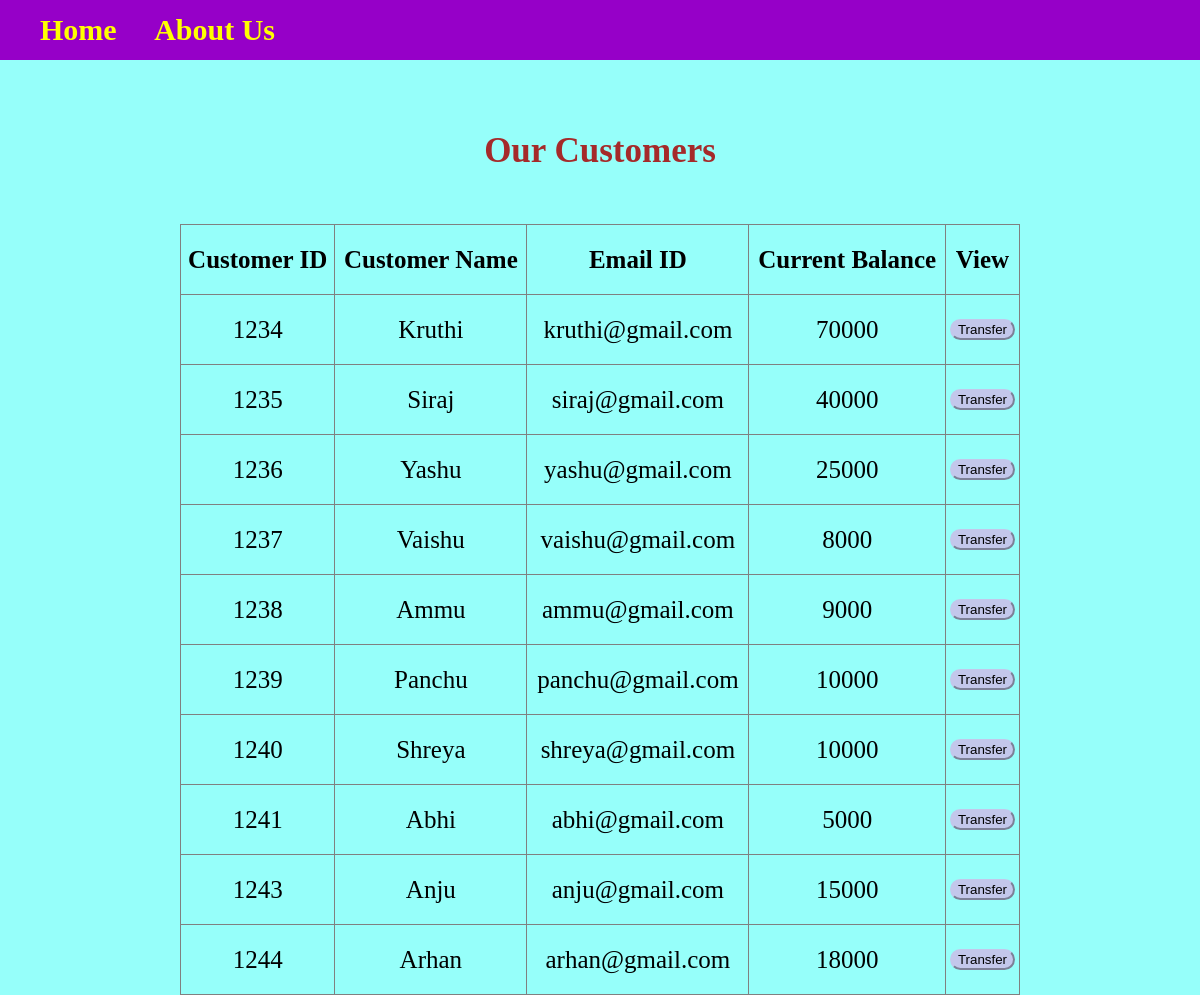
/transfer.php, run on the app's committed database.
### tables this page shows
CREATE TABLE `customers` (
  `customer_id` int(11),
  `name` varchar(30) NOT NULL,
  `email` varchar(50) NOT NULL,
  `current_balance` int(11) NOT NULL
);

### db_connection.php (called while the page is built, shortened)
<?php
$username = "root";
$password = "";
$server = "localhost";
$db = "banking";
$dbConn = mysqli_connect($server,$username,$password,$db);
?>
<?php
function dbQuery($sql)
{
   global $dbConn;
  $result = mysqli_query($dbConn,$sql) or die(mysqli_error($dbConn));
  return $result;
}
function dbFetchAssoc($result)
{
  return mysqli_fetch_assoc($result);
}
?>

### transfer.php (the view, shortened to what this page needs)
<?php
require_once('db_connection.php');
$sql = "SELECT customer_id,name,email,current_balance FROM customers";
$result = dbQuery($sql);
?>
<!DOCTYPE html>
<html lang="en">
<body>
	<?php include('header.php'); ?>
	<br/>
	<br/>
<center>
	<p><b>Our Customers</b></p>
	<br/>
<table border = "1">
	<tr>
		<td><b>Customer ID</b></td>
		<td><b>Customer Name</b></td>
		<td><b>Email ID</b></td>
		<td><b>Current Balance</b></td>
		<td><b>View</b></td>
	</tr>
	<?php
	while($data = dbFetchAssoc($result)){
	extract($data);
	?>
      <tr>
      <td> <?php echo $customer_id; ?></td>
      <td> <?php echo $name; ?></td>
      <td> <?php echo $email; ?></td>
      <td> <?php echo $current_balance; ?></td>
      <td>
	  <a href="selecteduserdetails.php?customer_id=<?php echo $customer_id; ?>"><button>Transfer</button></a>
	  </td>
    </tr>
    <?php
	}
	?>
</table>
</center>
</body>
</html>

### header.php (shortened to what this page needs)
<!DOCTYPE html>
<html lang="en">
</head>
<body>
    <header>
  <nav>
    <b>
    <ul>
      <li>
        <a href="index.php"> Home </a> &nbsp;
      </li>
      <li>
      </li>
      <li>
      <a href="about_us.php"> About Us</a> &nbsp; &nbsp; &nbsp;
      </li>
    </ul>
    </b>
  </nav>
</header>
</body>
</html>

### transfer.php (style rules this page uses)
button { border-color: rgb(195, 199, 235); border-radius: 30px; background-color: rgb(195, 199, 235); }
table { border-collapse: collapse; width: 70%; }
p { font-size: 35px; font-family: garamond; text-align: center; color:brown; }
td { font-size: 25px; font-family: garamond; text-align: center; }
tr { height:70px; }

### header.php (style rules this page uses)
li { font-size: 30px; }
body { height: 100%; margin: 0; background-color: rgb(150, 300, 250); }
header * { display: inline; }
header li a { color: yellow; font-family: garamond; text-decoration: none; font-size: 30px; }
header { background-color: rgb(150,0,200); left: 0; right: 0; top: 5px; height: 60px; display: flex; align-items: center; }

### data on the page
customers: customer_id "1234", name "Kruthi", email "kruthi@gmail.com", current_balance "70000"
customers: customer_id "1235", name "Siraj", email "siraj@gmail.com", current_balance "40000"
customers: customer_id "1236", name "Yashu", email "yashu@gmail.com", current_balance "25000"
customers: customer_id "1237", name "Vaishu", email "vaishu@gmail.com", current_balance "8000"
customers: customer_id "1238", name "Ammu", email "ammu@gmail.com", current_balance "9000"
customers: customer_id "1239", name "Panchu", email "panchu@gmail.com", current_balance "10000"
customers: customer_id "1240", name "Shreya", email "shreya@gmail.com", current_balance "10000"
customers: customer_id "1241", name "Abhi", email "abhi@gmail.com", current_balance "5000"
customers: customer_id "1243", name "Anju", email "anju@gmail.com", current_balance "15000"
customers: customer_id "1244", name "Arhan", email "arhan@gmail.com", current_balance "18000"
